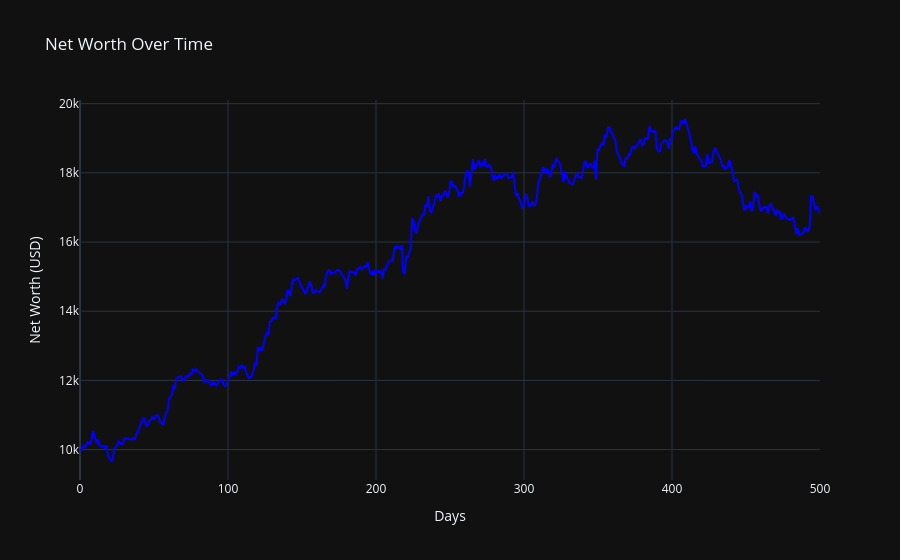

The code cell stored with this chart in its notebook:
### Markdown cell above
Divide Balance in ratio

### Code cell
# Dictionary to store test data and predictions


broker = MockBroker(cash, price)


# Load the test data
# Normalization layer (reusing the one from training)


for i in range(days):
    print(f"--- Day {i} ---")
    predictions = []

    for symbol in nifty_symbols:
        predictions.append((symbol, data_pred[symbol][i][0]))

    # Sort the predictions by the prediction value
    predictions.sort(key=lambda x: x[1], reverse=True)

    # Get the top 3 symbols with the highest prediction values
    top_3_symbols = predictions[:2]
    print(top_3_symbols)
    broker.sell_off(i)

    
    sumprices = 0

    for symbol, prediction in top_3_symbols[:3]:
            sumprices += price[symbol][i]
    
    # print(sumprices)

    for symbol, prediction in top_3_symbols[:3]:
        current_price = price[symbol][i]
        balance_alloted = broker.Balance*current_price/sumprices
        qty = np.floor(balance_alloted / (current_price))
        if prediction > threshold:
            broker.buy(symbol, current_price, qty)

    print(broker.holdings)


x = np.linspace(0, days, days)  # 100 points between 0 and 10
y = broker.networth

fig = go.Figure()

# Add a line plot to the figure
fig.add_trace(go.Scatter(
    x=x,
    y=y,
    mode='lines',
    name='Net Worth',  # Legend label
    line=dict(color='blue', width=2)  # Line styling
))

# Add title and labels to the plot
fig.update_layout(
    title='Net Worth Over Time',
    xaxis_title='Days',
    yaxis_title='Net Worth (USD)',
    template='plotly_dark'  # Optional: Add a dark theme for the plot
)

# Show the plot
fig.show()

print(broker)

### Figure 1 — Plotly figure (JSON) as saved in the notebook; plotly's stock layout.template omitted (floating-point values rounded to 4 significant figures; data arrays with more than 128 entries replaced by an {"elided": "..."} marker saying what was removed)
{"data": [{"line": {"color": "blue", "width": 2}, "mode": "lines", "name": "Net Worth", "type": "scatter", "x": {"elided": "500 float values"}, "y": {"elided": "500 float values"}}], "layout": {"title": {"text": "Net Worth Over Time"}, "xaxis": {"title": {"text": "Days"}}, "yaxis": {"title": {"text": "Net Worth (USD)"}}}}
